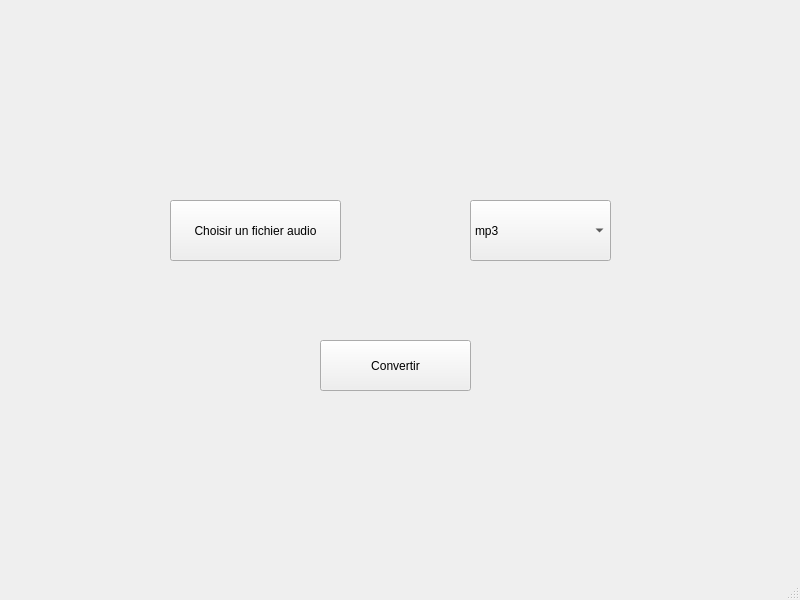
<?xml version="1.0" encoding="UTF-8"?>
<ui version="4.0">
 <class>audiowindow</class>
 <widget class="QMainWindow" name="audiowindow">
  <property name="geometry">
   <rect>
    <x>0</x>
    <y>0</y>
    <width>800</width>
    <height>600</height>
   </rect>
  </property>
  <property name="windowTitle">
   <string>MainWindow</string>
  </property>
  <widget class="QWidget" name="centralwidget">
   <widget class="QLabel" name="filePathLabel">
    <property name="geometry">
     <rect>
      <x>120</x>
      <y>70</y>
      <width>161</width>
      <height>61</height>
     </rect>
    </property>
    <property name="text">
     <string/>
    </property>
   </widget>
   <widget class="QPushButton" name="selectFileButton">
    <property name="geometry">
     <rect>
      <x>170</x>
      <y>200</y>
      <width>171</width>
      <height>61</height>
     </rect>
    </property>
    <property name="text">
     <string>Choisir un fichier audio</string>
    </property>
   </widget>
   <widget class="QComboBox" name="formatComboBox">
    <property name="geometry">
     <rect>
      <x>470</x>
      <y>200</y>
      <width>141</width>
      <height>61</height>
     </rect>
    </property>
    <item>
     <property name="text">
      <string>mp3</string>
     </property>
    </item>
    <item>
     <property name="text">
      <string>wav</string>
     </property>
    </item>
    <item>
     <property name="text">
      <string>ogg</string>
     </property>
    </item>
    <item>
     <property name="text">
      <string>flac</string>
     </property>
    </item>
    <item>
     <property name="text">
      <string>aac</string>
     </property>
    </item>
   </widget>
   <widget class="QPushButton" name="convertButton">
    <property name="geometry">
     <rect>
      <x>320</x>
      <y>340</y>
      <width>151</width>
      <height>51</height>
     </rect>
    </property>
    <property name="text">
     <string>Convertir</string>
    </property>
   </widget>
  </widget>
  <widget class="QMenuBar" name="menubar">
   <property name="geometry">
    <rect>
     <x>0</x>
     <y>0</y>
     <width>800</width>
     <height>21</height>
    </rect>
   </property>
  </widget>
  <widget class="QStatusBar" name="statusbar"/>
 </widget>
 <resources/>
 <connections/>
</ui>
